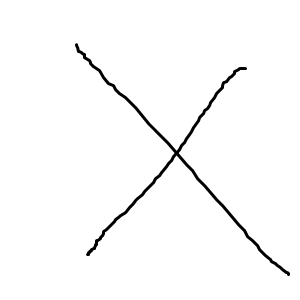
#> input picture images/train/X/01.png, 300 x 300 px; its folder holds 4 pictures in this run
$ python main.py
#> lines starting #> are read from the running program, lines starting #| are printed output that depends on the picture; after the words box and inside, x2 and y2 are one past the last pixel; in counts of white or black regions, pixels touching at a corner belong together
import numpy as np
from PIL import Image
import os

GRID_SIZE = 20  # размер изображения
SPEED = 0.45  # скорость обучения
EPOCHS = 3000  # количество эпох


# инициализация весов
def initialize_weights(grid_size: int):
    return np.random.uniform(-0.3, 0.3, (grid_size, grid_size))


# перевод изображения в матрицу
def load_image(path: str):
#> called with path = 'images/train/X/01.png'
    img = Image.open(path).convert('L')
    img = img.resize((GRID_SIZE, GRID_SIZE))
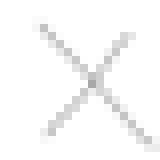
#> img: PIL image 20x20 L (shown 8 times larger); min 168, max 255, mean 249.6
    img_matrix = np.asarray(img) // 255
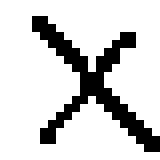
#> img_matrix: shape (20, 20) (shown 8 times larger); values 0 (black) and 1 (white), 81.8% white; black in thin lines or dots, all inside (x1, y1, x2, y2) = (4, 2, 20, 19)
    return img_matrix


# уменьшаем изображение
def scale_image(img_matrix):
    non_zero_rows = np.any(img_matrix, axis=1)
    non_zero_cols = np.any(img_matrix, axis=0)
    cropped_img = img_matrix[np.ix_(non_zero_rows, non_zero_cols)]
    scaled_img = Image.fromarray(cropped_img * 255).resize((GRID_SIZE, GRID_SIZE), Image.Resampling.LANCZOS)
    return np.asarray(scaled_img) // 255


# функция активации
def activation_function(img_matrix, weights):
    total_sum = np.sum(img_matrix * weights)
    return 1 if total_sum > 0 else 0


def train_perceptron(img_matrix, weights, target):
    output = activation_function(img_matrix, weights)
    error = target - output
    weights += SPEED * error * img_matrix
    return weights, error


def save_weights(weights, filename='weights.npy'):
    np.save(filename, weights)


def load_weights(filename='weights.npy'):
    return np.load(filename)


def load_images_from_folder(path: str, label: int):
    images = []
    labels = []
    for filename in os.listdir(path):
        if filename.endswith(".png"):
            img_matrix = load_image(os.path.join(path, filename))
            img_matrix = scale_image(img_matrix)
            images.append(img_matrix)
            labels.append(label)
#> pass 2 of the loop in load_images_from_folder, `for filename in os.listdir(path):`:
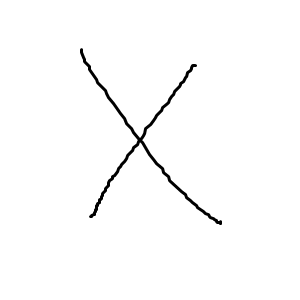
#> input picture images/train/X/02.png, 300 x 300 px
#> in load_image (call 2), `img = img.resize((GRID_SIZE, GRID_SIZE))`:
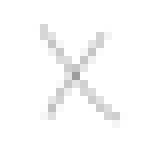
#> img: PIL image 20x20 L (shown 8 times larger); min 157, max 255, mean 251
#> in load_image (call 2), `img_matrix = np.asarray(img) // 255`:
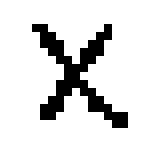
#> img_matrix: shape (20, 20) (shown 8 times larger); values 0 (black) and 1 (white), 87.2% white; black in thin lines or dots, all inside (x1, y1, x2, y2) = (4, 3, 16, 16)
#> pass 3 of the loop in load_images_from_folder, `for filename in os.listdir(path):`:
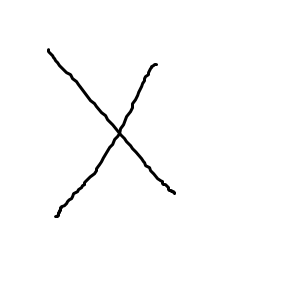
#> input picture images/train/X/03.png, 300 x 300 px
#> in load_image (call 3), `img = img.resize((GRID_SIZE, GRID_SIZE))`:
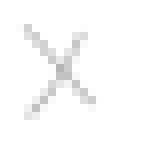
#> img: PIL image 20x20 L (shown 8 times larger); min 181, max 255, mean 251.4
#> in load_image (call 3), `img_matrix = np.asarray(img) // 255`:
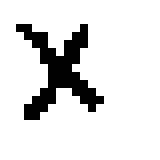
#> img_matrix: shape (20, 20) (shown 8 times larger); values 0 (black) and 1 (white), 87.2% white; black in thin lines or dots, all inside (x1, y1, x2, y2) = (2, 3, 13, 15)
#> the loop made 4 passes; the first 3 are shown
    return images, labels


def train_on_images(path1: str, path2: str):
    images1, labels1 = load_images_from_folder(path1, 0)
    images2, labels2 = load_images_from_folder(path2, 1)

    images = images1 + images2
    labels = labels1 + labels2
    try:
        weights = load_weights('weights.npy')
        print('Есть сохранённые веса')
    except FileNotFoundError:
        print('Нет сохранённых весов. Инициализация новых')
        weights = initialize_weights(GRID_SIZE)
    for epoch in range(EPOCHS):
        total_error = 0
        for img_matrix, label in zip(images, labels):
            weights, error = train_perceptron(img_matrix, weights, label)
            total_error += abs(error)  # средняя ошибка
        print(f'Эпоха {epoch + 1}/{EPOCHS}, Ошибки: {total_error}')

    save_weights(weights)
    print('Веса сохранены')

    return weights


def predict_image(path: str, trained_weights):
    test_image = load_image(path)
    test_image = scale_image(test_image)
    result = activation_function(test_image, trained_weights)
    print(f'Предсказание для тестового изображения {path}: {result} (1 - Y; 0 - X)')


def result(path: str, trained_weights):
    for filename in os.listdir(path):
        image = os.path.join(path, filename)
        predict_image(image, trained_weights)


if __name__ == "__main__":
    path1 = r'images/train/X'
    path2 = r'images/train/Y'

#> (the run stopped early here; a loop or call above may not have finished)
